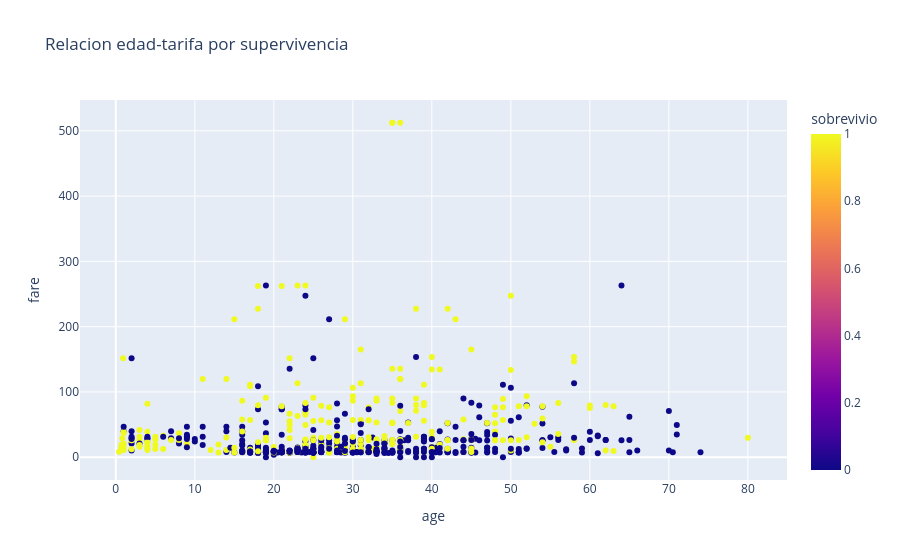
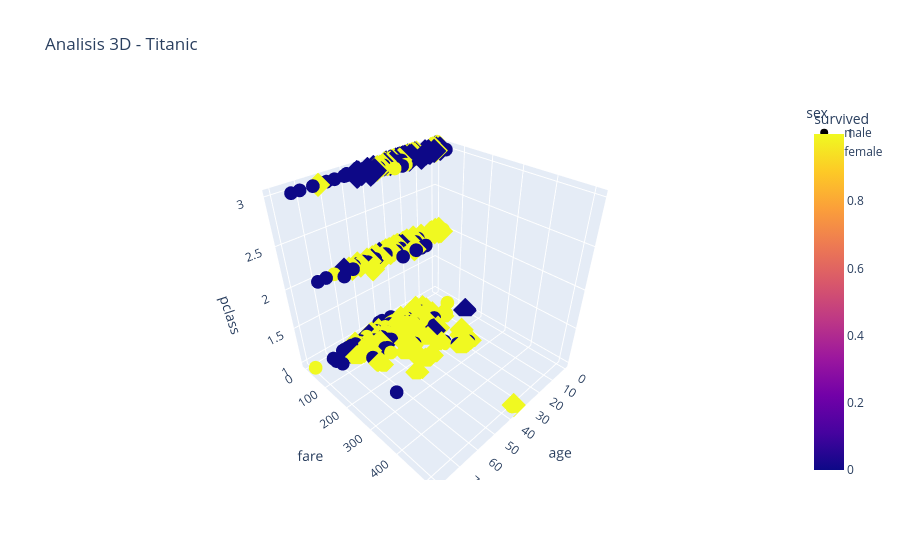

Notebook code for these charts, in order:
### Code cell
import pandas as pd
import matplotlib.pyplot as plt
import seaborn as sns
import plotly.express as px


#Datos para el grafico de ejemplo
edades = [20, 25, 30, 25, 40]

plt.plot(edades)
plt.title("Mi primer grafico en py")
plt.show()

print(sns.get_dataset_names())
titanic = sns.load_dataset('titanic')
print(titanic.head())

plt.scatter(titanic['age'], titanic['fare'])
plt.xlabel('Edad')
plt.ylabel('Tarifa')
plt.title("Relacion entre Edad y tarifa")

plt.show()


### Seaborn

sns.boxplot(x='survived', y='age', data=titanic, palette='Set2')
plt.title('Distribucion de edad por supervivencia')

plt.show()

sns.barplot(x='pclass', y='survived', data=titanic, errorbar=None, hue='sex', ci=None, palette='muted', legend=True)
plt.title('Tasa de supervivencia por clase ')
plt.show()


fig = px.scatter(titanic, x='age', y='fare', color='survived', title='Relacion edad-tarifa por supervivencia', labels={'survived': 'sobrevivio'})
fig.show()

fig1 = px.scatter_3d(titanic, x='age', y = 'fare', z = 'pclass',
                    color = 'survived', symbol = 'sex',
                    title = 'Analisis 3D - Titanic')

fig1.show()

### Figure 1 — Plotly figure (JSON) as saved in the notebook; plotly's stock layout.template omitted (floating-point values rounded to 4 significant figures; data arrays with more than 128 entries replaced by an {"elided": "..."} marker saying what was removed)
{"data": [{"hovertemplate": "age=%{x}<br>fare=%{y}<br>sobrevivio=%{marker.color}<extra></extra>", "legendgroup": "", "marker": {"color": {"elided": "891 int values"}, "coloraxis": "coloraxis", "symbol": "circle"}, "mode": "markers", "name": "", "orientation": "v", "showlegend": false, "type": "scatter", "x": {"elided": "891 float values"}, "xaxis": "x", "y": {"elided": "891 float values"}, "yaxis": "y"}], "layout": {"coloraxis": {"colorbar": {"title": {"text": "sobrevivio"}}, "colorscale": [[0, "#0d0887"], [0.1111, "#46039f"], [0.2222, "#7201a8"], [0.3333, "#9c179e"], [0.4444, "#bd3786"], [0.5556, "#d8576b"], [0.6667, "#ed7953"], [0.7778, "#fb9f3a"], [0.8889, "#fdca26"], [1, "#f0f921"]]}, "legend": {"tracegroupgap": 0}, "title": {"text": "Relacion edad-tarifa por supervivencia"}, "xaxis": {"anchor": "y", "domain": [0, 1], "title": {"text": "age"}}, "yaxis": {"anchor": "x", "domain": [0, 1], "title": {"text": "fare"}}}}

### Figure 2 — Plotly figure (JSON) as saved in the notebook; plotly's stock layout.template omitted (floating-point values rounded to 4 significant figures; data arrays with more than 128 entries replaced by an {"elided": "..."} marker saying what was removed)
{"data": [{"hovertemplate": "sex=male<br>age=%{x}<br>fare=%{y}<br>pclass=%{z}<br>survived=%{marker.color}<extra></extra>", "legendgroup": "male", "marker": {"color": {"elided": "577 int values"}, "coloraxis": "coloraxis", "symbol": "circle"}, "mode": "markers", "name": "male", "scene": "scene", "showlegend": true, "type": "scatter3d", "x": {"elided": "577 float values"}, "y": {"elided": "577 float values"}, "z": {"elided": "577 int values"}}, {"hovertemplate": "sex=female<br>age=%{x}<br>fare=%{y}<br>pclass=%{z}<br>survived=%{marker.color}<extra></extra>", "legendgroup": "female", "marker": {"color": {"elided": "314 int values"}, "coloraxis": "coloraxis", "symbol": "diamond"}, "mode": "markers", "name": "female", "scene": "scene", "showlegend": true, "type": "scatter3d", "x": {"elided": "314 float values"}, "y": {"elided": "314 float values"}, "z": {"elided": "314 int values"}}], "layout": {"coloraxis": {"colorbar": {"title": {"text": "survived"}}, "colorscale": [[0, "#0d0887"], [0.1111, "#46039f"], [0.2222, "#7201a8"], [0.3333, "#9c179e"], [0.4444, "#bd3786"], [0.5556, "#d8576b"], [0.6667, "#ed7953"], [0.7778, "#fb9f3a"], [0.8889, "#fdca26"], [1, "#f0f921"]]}, "legend": {"title": {"text": "sex"}, "tracegroupgap": 0}, "scene": {"domain": {"x": [0, 1], "y": [0, 1]}, "xaxis": {"title": {"text": "age"}}, "yaxis": {"title": {"text": "fare"}}, "zaxis": {"title": {"text": "pclass"}}}, "title": {"text": "Analisis 3D - Titanic"}}}
